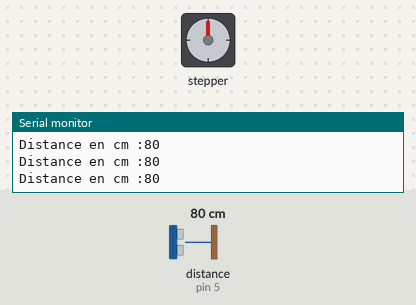
Recording of a sketch running on a simulated Arduino Uno, built with avr-gcc and run on an emulated ATmega328P. On the bench: stepper motor, the last lines printed to the serial monitor. Wiring (inferred from the names in the program): ultrasonic range finder: trigger pin 7; echo pin 5. Inputs (shaded band) come from the test bench; at power-on: distance to the obstacle (sensor on pin 5) 80 cm. The echo pulse lasts 58.3 µs per cm; stepper angles assume 3072 steps per turn.

Above: at 1.2 s.
1.3 s: distance to the obstacle (sensor on pin 5) set to 12 cm
4.3 s: distance to the obstacle (sensor on pin 5) set to 9 cm
7.3 s: distance to the obstacle (sensor on pin 5) set to 18 cm
10.3 s: distance to the obstacle (sensor on pin 5) set to 2 cm
At 12.79 s:
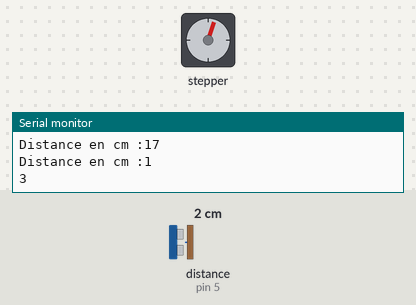
At 13.42 s:
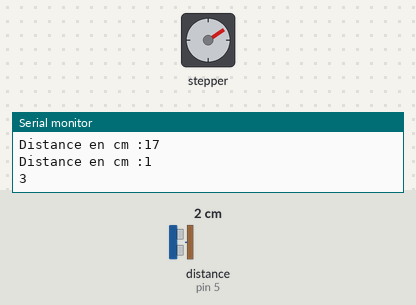
Timing chart, 0 to 20.3 s (numbered marks = the images above; inputs shaded):
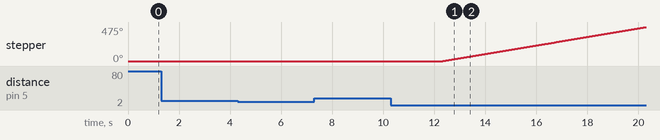

Measured:
- after the input at 10.3 s, stepper: keeps turning clockwise at about 60°/s, starting after 2.0 s

The sketch:

Carrousel_v1-0.ino
```cpp
#include <HCSR04.h>
#include <Stepper.h>

int nombredepas = 48*64;
int trig = 7;
int echo = 5;
long lecture_echo;
long cm;
int i = 0;
int dist = 0;
int signalcapteur = 2;
int nb_volants = 3;
Stepper moteur (nombredepas,9,11,10,6);

void setup(){

pinMode(trig, OUTPUT);
digitalWrite(trig, LOW);
pinMode(echo, INPUT);
Serial.begin(9600);
 moteur.setSpeed(10);


}

void loop(){

digitalWrite(trig, HIGH);
delayMicroseconds(10);
digitalWrite(trig, LOW);
lecture_echo = pulseIn(echo,HIGH);
cm = lecture_echo /58;
Serial.print("Distance en cm :");
Serial.println(cm);
if (cm < 10){
    i++;
    Serial.println(i);
    delay(2000);
}
  if (i == nb_volants){
    moteur.step(6200);

    i=0;

  }

}
```
